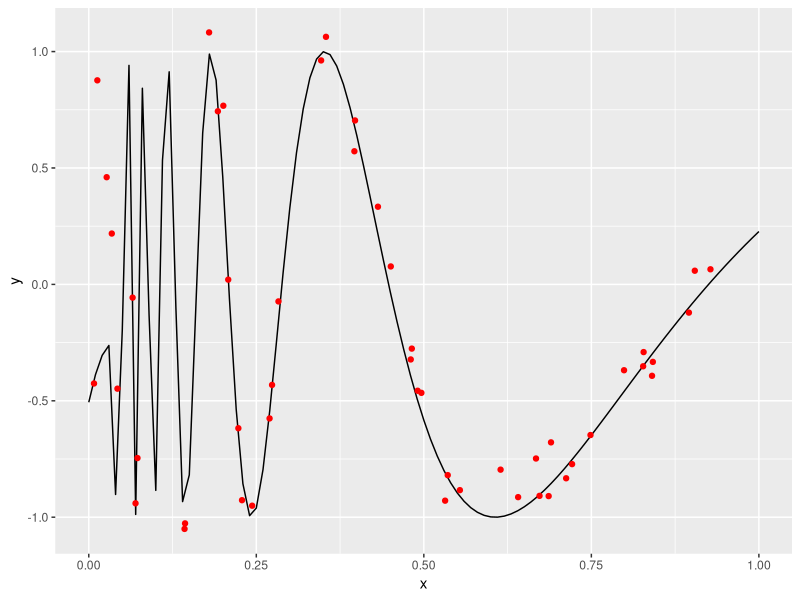
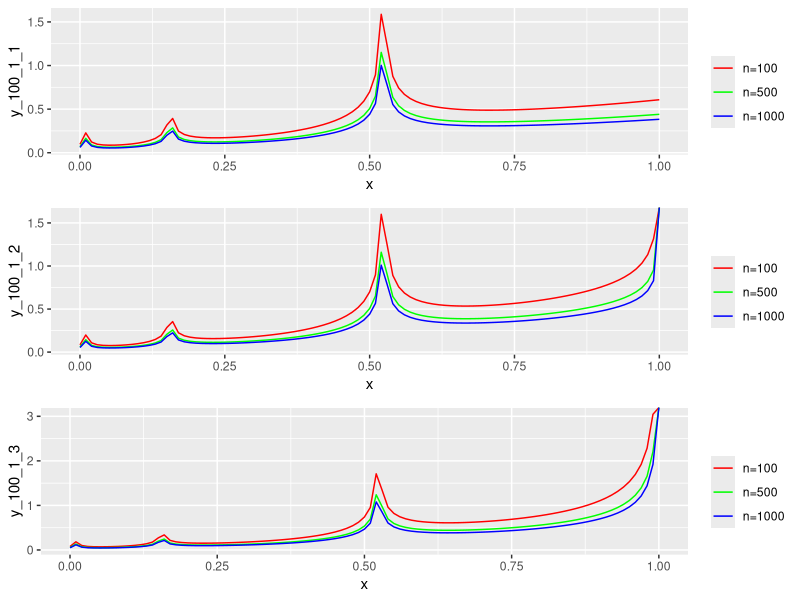
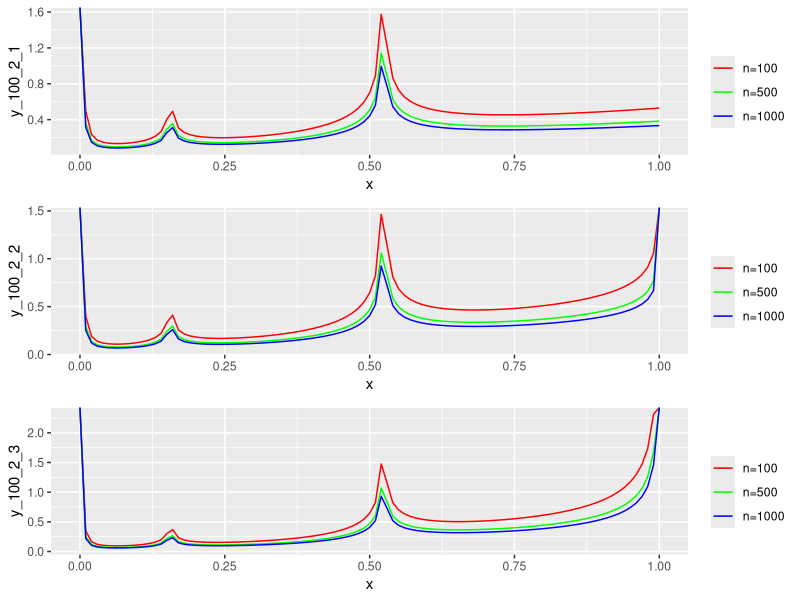
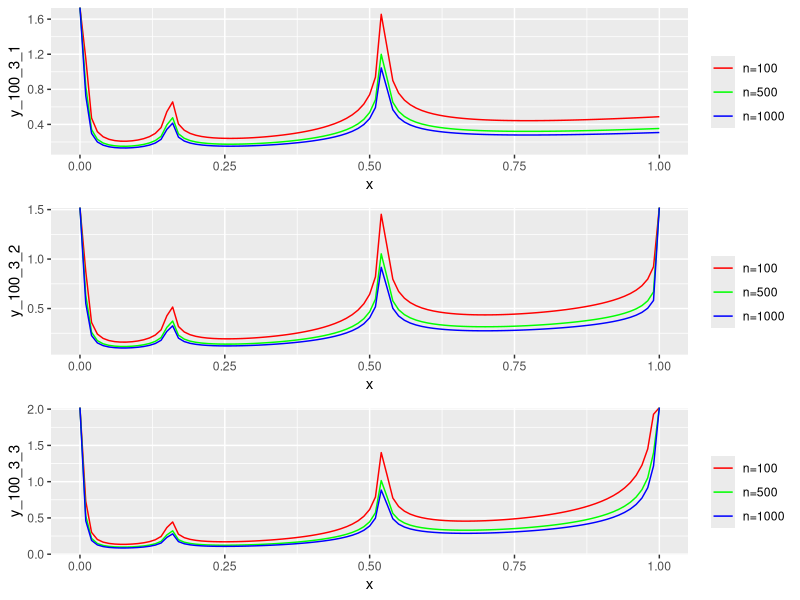

Recreate these plots in R, in order.
## ---- chunk 1
knitr::opts_chunk$set(echo = FALSE)
## ---- chunk 2
library(ggplot2)
library(ggpubr)

b <- function(x){
  dbeta(x, shape1=1, shape2=1)
}

x_lin <- seq(0, 1, by=0.01)

m <- function(x){
  return(sin(1/(x/3 + 0.01)))
}

y_lin <- m(x_lin)
df1 <- data.frame(x=x_lin, y=y_lin)

n = 50
x <- rbeta(n, 1, 1)
e <- rnorm(n, 0, 0.1)
y <- m(x) + e
df2 <- data.frame(x=x, y=y)

ggplot(df1, aes(x, y)) + 
   geom_line() +
   geom_point(data = df2, color = "red")
## ---- chunk 3

h_opt <- function(x, shape1, shape2, n) {
  ddxxm <- ((6*x + 1.8)*cos(3/(x+0.3)) - 9*sin(3/(x+0.3)))/((x+0.3)^4)
  denom <- (ddxxm * (1/12)) ^2 * dbeta(x, shape1, shape2)
  return(n^(-1/5) * (1/denom)^(1/5))
}


x <- seq(from=0, to=1, by=0.01)
df <- data.frame(x=x)

  
y100 <- h_opt(x, 1, 1, 100)
y500 <- h_opt(x, 1, 1, 500)
y1000 <- h_opt(x, 1, 1, 1000)
df_ <- data.frame(y_100_1_1=y100,
                 y_500_1_1=y500,
                 y_1000_1_1=y1000)
df <- cbind(df, df_)

y100 <- h_opt(x, 1, 2, 100)
y500 <- h_opt(x, 1, 2, 500)
y1000 <- h_opt(x, 1, 2, 1000)
df_ <- data.frame(y_100_1_2=y100,
                  y_500_1_2=y500,
                  y_1000_1_2=y1000)
df <- cbind(df, df_)

y100 <- h_opt(x, 1, 3, 100)
y500 <- h_opt(x, 1, 3, 500)
y1000 <- h_opt(x, 1, 3, 1000)
df_ <- data.frame(y_100_1_3=y100,
                  y_500_1_3=y500,
                  y_1000_1_3=y1000)
df <- cbind(df, df_)

plot1 <- ggplot(data=df, aes(x=x)) + 
  geom_line(aes(y = y_100_1_1, colour="n=100")) + 
  geom_line(aes(y = y_500_1_1, colour="n=500")) +
  geom_line(aes(y = y_1000_1_1, colour="n=1000")) +
  scale_colour_manual("", 
                      breaks = c("n=100", "n=500", "n=1000"),
                      values = c("red", "green", "blue"))

plot2 <- ggplot(data=df, aes(x=x)) + 
  geom_line(aes(y = y_100_1_2, colour="n=100")) + 
  geom_line(aes(y = y_500_1_2, colour="n=500")) +
  geom_line(aes(y = y_1000_1_2, colour="n=1000")) +
  scale_colour_manual("", 
                      breaks = c("n=100", "n=500", "n=1000"),
                      values = c("red", "green", "blue"))

plot3 <- ggplot(data=df, aes(x=x)) + 
  geom_line(aes(y = y_100_1_3, colour="n=100")) + 
  geom_line(aes(y = y_500_1_3, colour="n=500")) +
  geom_line(aes(y = y_1000_1_3, colour="n=1000")) +
  scale_colour_manual("", 
                      breaks = c("n=100", "n=500", "n=1000"),
                      values = c("red", "green", "blue"))

ggarrange(plot1, plot2, plot3, ncol=1)
## ---- chunk 4
h_opt <- function(x, shape1, shape2, n) {
  ddxxm <- ((6*x + 1.8)*cos(3/(x+0.3)) - 9*sin(3/(x+0.3)))/((x+0.3)^4)
  denom <- (ddxxm * (1/12)) ^2 * dbeta(x, shape1, shape2)
  return(n^(-1/5) * (1/denom)^(1/5))
}


x <- seq(from=0, to=1, by=0.01)
df <- data.frame(x=x)

  
y100 <- h_opt(x, 2, 1, 100)
y500 <- h_opt(x, 2, 1, 500)
y1000 <- h_opt(x, 2, 1, 1000)
df_ <- data.frame(y_100_2_1=y100,
                 y_500_2_1=y500,
                 y_1000_2_1=y1000)
df <- cbind(df, df_)

y100 <- h_opt(x, 2, 2, 100)
y500 <- h_opt(x, 2, 2, 500)
y1000 <- h_opt(x, 2, 2, 1000)
df_ <- data.frame(y_100_2_2=y100,
                  y_500_2_2=y500,
                  y_1000_2_2=y1000)
df <- cbind(df, df_)

y100 <- h_opt(x, 2, 3, 100)
y500 <- h_opt(x, 2, 3, 500)
y1000 <- h_opt(x, 2, 3, 1000)
df_ <- data.frame(y_100_2_3=y100,
                  y_500_2_3=y500,
                  y_1000_2_3=y1000)
df <- cbind(df, df_)

plot1 <- ggplot(data=df, aes(x=x)) + 
  geom_line(aes(y = y_100_2_1, colour="n=100")) + 
  geom_line(aes(y = y_500_2_1, colour="n=500")) +
  geom_line(aes(y = y_1000_2_1, colour="n=1000")) +
  scale_colour_manual("", 
                      breaks = c("n=100", "n=500", "n=1000"),
                      values = c("red", "green", "blue"))

plot2 <- ggplot(data=df, aes(x=x)) + 
  geom_line(aes(y = y_100_2_2, colour="n=100")) + 
  geom_line(aes(y = y_500_2_2, colour="n=500")) +
  geom_line(aes(y = y_1000_2_2, colour="n=1000")) +
  scale_colour_manual("", 
                      breaks = c("n=100", "n=500", "n=1000"),
                      values = c("red", "green", "blue"))

plot3 <- ggplot(data=df, aes(x=x)) + 
  geom_line(aes(y = y_100_2_3, colour="n=100")) + 
  geom_line(aes(y = y_500_2_3, colour="n=500")) +
  geom_line(aes(y = y_1000_2_3, colour="n=1000")) +
  scale_colour_manual("", 
                      breaks = c("n=100", "n=500", "n=1000"),
                      values = c("red", "green", "blue"))

ggarrange(plot1, plot2, plot3, ncol=1)
## ---- chunk 5
h_opt <- function(x, shape1, shape2, n) {
  ddxxm <- ((6*x + 1.8)*cos(3/(x+0.3)) - 9*sin(3/(x+0.3)))/((x+0.3)^4)
  denom <- (ddxxm * (1/12)) ^2 * dbeta(x, shape1, shape2)
  return(n^(-1/5) * (1/denom)^(1/5))
}


x <- seq(from=0, to=1, by=0.01)
df <- data.frame(x=x)

  
y100 <- h_opt(x, 3, 1, 100)
y500 <- h_opt(x, 3, 1, 500)
y1000 <- h_opt(x, 3, 1, 1000)
df_ <- data.frame(y_100_3_1=y100,
                 y_500_3_1=y500,
                 y_1000_3_1=y1000)
df <- cbind(df, df_)

y100 <- h_opt(x, 3, 2, 100)
y500 <- h_opt(x, 3, 2, 500)
y1000 <- h_opt(x, 3, 2, 1000)
df_ <- data.frame(y_100_3_2=y100,
                  y_500_3_2=y500,
                  y_1000_3_2=y1000)
df <- cbind(df, df_)

y100 <- h_opt(x, 3, 3, 100)
y500 <- h_opt(x, 3, 3, 500)
y1000 <- h_opt(x, 3, 3, 1000)
df_ <- data.frame(y_100_3_3=y100,
                  y_500_3_3=y500,
                  y_1000_3_3=y1000)
df <- cbind(df, df_)

plot1 <- ggplot(data=df, aes(x=x)) + 
  geom_line(aes(y = y_100_3_1, colour="n=100")) + 
  geom_line(aes(y = y_500_3_1, colour="n=500")) +
  geom_line(aes(y = y_1000_3_1, colour="n=1000")) +
  scale_colour_manual("", 
                      breaks = c("n=100", "n=500", "n=1000"),
                      values = c("red", "green", "blue"))

plot2 <- ggplot(data=df, aes(x=x)) + 
  geom_line(aes(y = y_100_3_2, colour="n=100")) + 
  geom_line(aes(y = y_500_3_2, colour="n=500")) +
  geom_line(aes(y = y_1000_3_2, colour="n=1000")) +
  scale_colour_manual("", 
                      breaks = c("n=100", "n=500", "n=1000"),
                      values = c("red", "green", "blue"))

plot3 <- ggplot(data=df, aes(x=x)) + 
  geom_line(aes(y = y_100_3_3, colour="n=100")) + 
  geom_line(aes(y = y_500_3_3, colour="n=500")) +
  geom_line(aes(y = y_1000_3_3, colour="n=1000")) +
  scale_colour_manual("", 
                      breaks = c("n=100", "n=500", "n=1000"),
                      values = c("red", "green", "blue"))

ggarrange(plot1, plot2, plot3, ncol=1)
